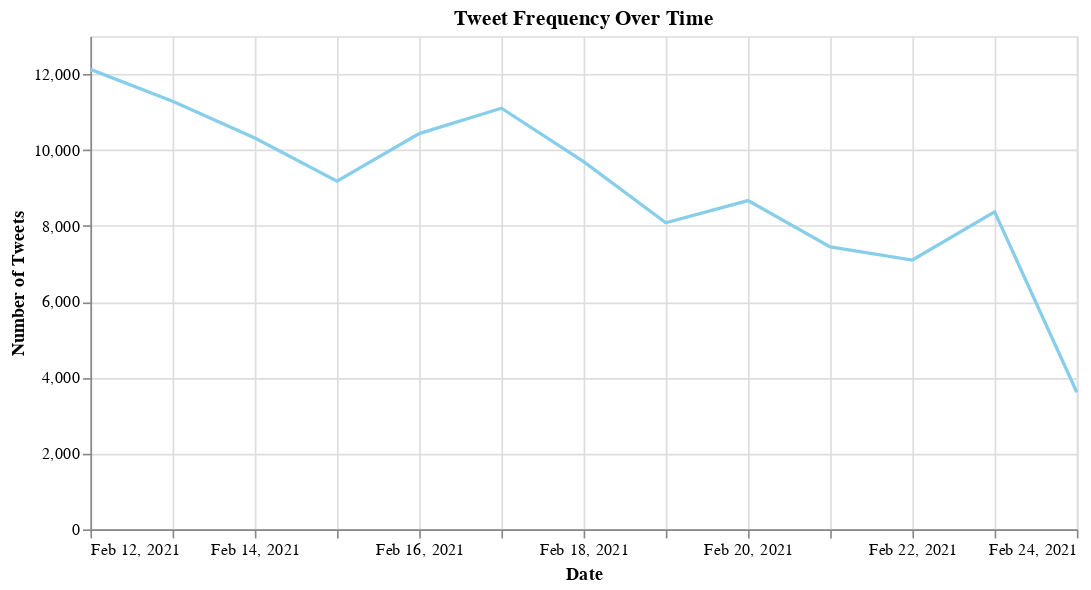

Here is the notebook cell this chart was saved with:
### Code cell
# Convert date to datetime
df['date'] = pd.to_datetime(df['date'])

# Create line chart for tweet frequency over time
time_series_chart = alt.Chart(df).mark_line(color='skyblue').encode(
    alt.X('yearmonthdate(date):T', title='Date'),
    alt.Y('count()', title='Number of Tweets')
).properties(
    title='Tweet Frequency Over Time',
    width=600
)

time_series_chart

### Figure 1 — Vega specification as saved in the notebook (floating-point values rounded to 4 significant figures)
{"$schema": "https://vega.github.io/schema/vega/v5.json", "data": [{"name": "source_0", "values": [{"__count": 3614, "yearmonthdate_date": "2021-02-24T00:00:00.000"}, {"__count": 8368, "yearmonthdate_date": "2021-02-23T00:00:00.000"}, {"__count": 7099, "yearmonthdate_date": "2021-02-22T00:00:00.000"}, {"__count": 7447, "yearmonthdate_date": "2021-02-21T00:00:00.000"}, {"__count": 8667, "yearmonthdate_date": "2021-02-20T00:00:00.000"}, {"__count": 8082, "yearmonthdate_date": "2021-02-19T00:00:00.000"}, {"__count": 9691, "yearmonthdate_date": "2021-02-18T00:00:00.000"}, {"__count": 11102, "yearmonthdate_date": "2021-02-17T00:00:00.000"}, {"__count": 10432, "yearmonthdate_date": "2021-02-16T00:00:00.000"}, {"__count": 9178, "yearmonthdate_date": "2021-02-15T00:00:00.000"}, {"__count": 10314, "yearmonthdate_date": "2021-02-14T00:00:00.000"}, {"__count": 11287, "yearmonthdate_date": "2021-02-13T00:00:00.000"}, {"__count": 12124, "yearmonthdate_date": "2021-02-12T00:00:00.000"}], "transform": [{"type": "formula", "expr": "toDate(datum['yearmonthdate_date'])", "as": "yearmonthdate_date"}]}, {"name": "source_0_y_domain___count", "values": [{"min": 3614, "max": 12124}]}], "marks": [{"type": "line", "name": "marks", "from": {"data": "source_0"}, "sort": {"field": "x"}, "encode": {"update": {"x": {"field": "yearmonthdate_date", "scale": "x"}, "y": {"field": "__count", "scale": "y"}, "defined": {"signal": "isValid(datum[\"yearmonthdate_date\"]) && isFinite(+datum[\"yearmonthdate_date\"])"}, "stroke": {"value": "skyblue"}}}, "style": ["line"]}], "scales": [{"name": "x", "type": "time", "domain": {"data": "source_0", "field": "yearmonthdate_date"}, "range": [0, {"signal": "width"}]}, {"name": "y", "type": "linear", "domain": [{"signal": "(data(\"source_0_y_domain___count\")[0] || {}).min"}, {"signal": "(data(\"source_0_y_domain___count\")[0] || {}).max"}], "range": [{"signal": "height"}, 0], "zero": true, "nice": true}], "axes": [{"scale": "x", "orient": "bottom", "tickMinStep": {"signal": "datetime(2001, 0, 2, 0, 0, 0, 0) - datetime(2001, 0, 1, 0, 0, 0, 0)"}, "grid": true, "tickCount": {"signal": "ceil(width/40)"}, "aria": false, "minExtent": 0, "domain": false, "maxExtent": 0, "ticks": false, "zindex": 0, "gridScale": "y", "labels": false}, {"scale": "y", "maxExtent": 0, "labels": false, "gridScale": "x", "domain": false, "tickCount": {"signal": "ceil(height/40)"}, "aria": false, "ticks": false, "zindex": 0, "orient": "left", "grid": true, "minExtent": 0}, {"scale": "x", "labelFlush": true, "tickCount": {"signal": "ceil(width/40)"}, "orient": "bottom", "title": "Date", "format": {"signal": "timeUnitSpecifier([\"year\",\"month\",\"date\"], {\"year-month\":\"%b %Y \",\"year-month-date\":\"%b %d, %Y \"})"}, "labelOverlap": true, "tickMinStep": {"signal": "datetime(2001, 0, 2, 0, 0, 0, 0) - datetime(2001, 0, 1, 0, 0, 0, 0)"}, "grid": false, "zindex": 0}, {"scale": "y", "tickCount": {"signal": "ceil(height/40)"}, "title": "Number of Tweets", "orient": "left", "zindex": 0, "grid": false, "labelOverlap": true}], "title": {"text": "Tweet Frequency Over Time", "frame": "group"}, "style": "cell", "height": 300, "background": "white", "padding": 5, "width": 600}
